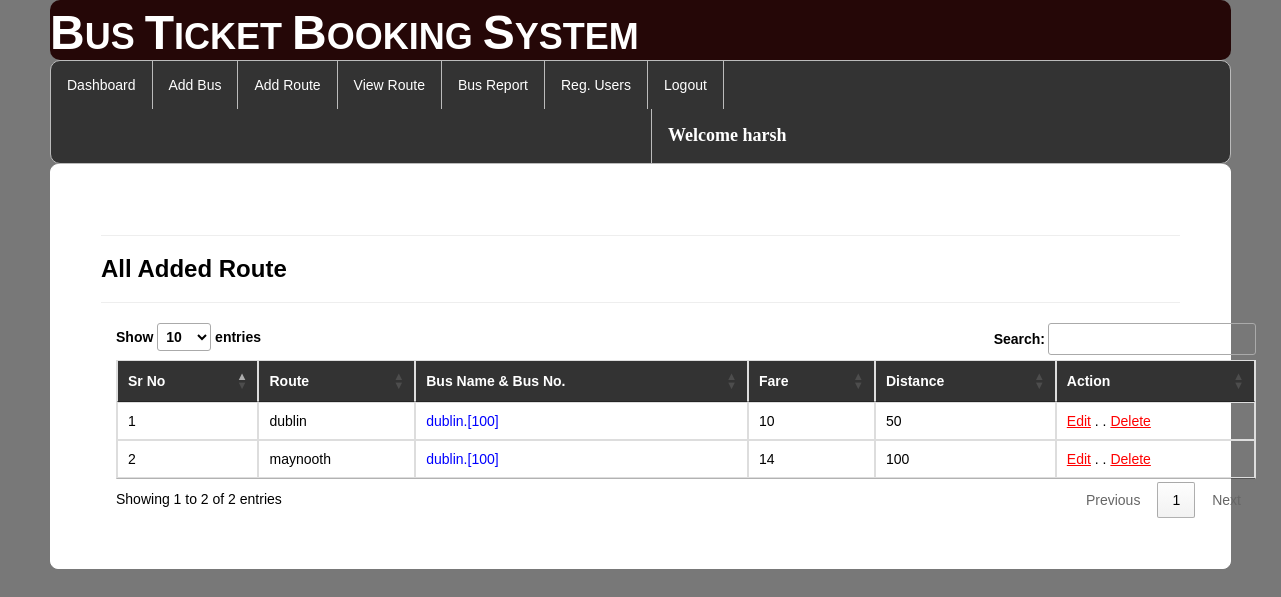
The app's page /availableroute/ (signed in) with its own data.
### bus/models.py (models this page shows, shortened)
class Add_route(models.Model):
    bus = models.ForeignKey(Add_Bus,on_delete=models.CASCADE,null=True)
    route = models.CharField(max_length=100,null=True)
    distance=models.IntegerField(null=True)
    fare=models.IntegerField(null=True)

class Add_Bus(models.Model):
    busname = models.CharField(max_length=30,null=True)
    bus_no = models.IntegerField(null=True)
    from_city = models.CharField(max_length=30,null=True)
    to_city = models.CharField(max_length=30,null=True)
    departuretime=models.CharField(max_length=30,null=True)
    arrivaltime=models.CharField(max_length=30,null=True)
    trevaltime=models.CharField(max_length=100,null=True)
    distance=models.IntegerField(null=True)
    img=models.FileField(null=True)

### bus/views.py (the view)
# urls.py: path('availableroute/', displayroute, name="availableroute"),
def displayroute(request):
    if not request.user.is_authenticated:
        return redirect('login')
    data = Add_route.objects.all()
    data2 = Add_Bus.objects.all()
    d = {'data':data,'data2':data2}
    return render(request,"availableroute.html",d)

### bus/templates/availableroute.html (shortened to what this page needs)
{% extends 'navigation3.html' %}
{% load static %}
{% block b %}
<div style="color:Black;border:1px solid white;border-radius:8px;background-color:white;padding:50px">
<hr><h3><strong>All Added Route</strong></h3><hr>
        <div class="container">
<table class="table table-bordered" id="myTable">
  <thead style="color:white;background-color:#333">
  <tr>
    <th>Sr No</th>
    <th>Route</th>
      <th>Bus Name & Bus No.</th>
    <th>Fare</th>
    <th>Distance</th>
    <th>Action</th>
  </tr>
  </thead>
   <tbody>
{% for i in data %}
  <tr>
    <td>{{forloop.counter}}</td>
    <td>{{i.route}}</td>
      <td style="color:blue">{{i.bus.busname}}.[{{i.bus.bus_no}}]</td>
    <td>{{i.fare}}</td>
    <td>{{i.distance}}</td>
    <td style="100px"><a href="{% url 'editroute' i.id %}" style="color:red"><u>Edit</u></a> . .
        <a href="{% url 'delete_route' i.id %}" style="color:red"><u>Delete</u></a></td>
  </tr>{% endfor %}
    </tbody>
</table>
 </div>
</div>
{% endblock %}

### bus/templates/navigation3.html (shortened to what this page needs)
{% extends 'head.html' %}
{% load static %}
{% block body %}
<link rel = stylesheet href = "//cdn.datatables.net/1.10.19/css/jquery.dataTables.min.css">
<ul class="id2">
  <li id="id1"><a href="{% url 'admindashboard' %}">Dashboard</a></li>
  <li id="id1"><a href="{% url 'add_bus' %}">Add Bus</a></li>
  <li id="id1"><a href="{% url 'add_route' %}">Add Route</a></li>
  <li id="id1"><a href="{% url 'availableroute' %}">View Route</a></li>
  <li id="id1"><a href="{% url 'view_bus'%}">Bus Report</a></li>
<li id="id1"><a href="{% url 'view_regusers' %}">Reg. Users</a></li>
  <li id="id1"><a href="{% url 'log_out' %}">Logout</a></li>
      <li id="id2" style="margin-left:600px"><a href="" style="color:white"><strong style="font-size:18px;font-family:cursive">Welcome {{request.user.username}}</strong></a></li>
</ul>
{% block b %}
{% endblock %}
{% endblock %}

### bus/templates/navigation3.html (style rules this page uses)
.id2 { list-style-type: none; margin: 0; padding: 0; overflow: hidden; background-color: #333; border-radius:10px; border:1px solid #bbb; }
#id1 { float: left; border-right:1px solid #bbb; }
#id2 { float: left; border-left:1px solid #bbb; }
li:last-child { border-right: none; }
li a { display: block; color: white; text-align: center; padding: 14px 16px; text-decoration: none; }
body { font-family: Arial, Helvetica, sans-serif; }

### records on screen
Add_route: route "dublin", bus.busname "dublin", bus.bus_no "100", fare "10", distance "50"
Add_route: route "maynooth", bus.busname "dublin", bus.bus_no "100", fare "14", distance "100"

### other values on screen
{{ request.user.username }} "harsh"
